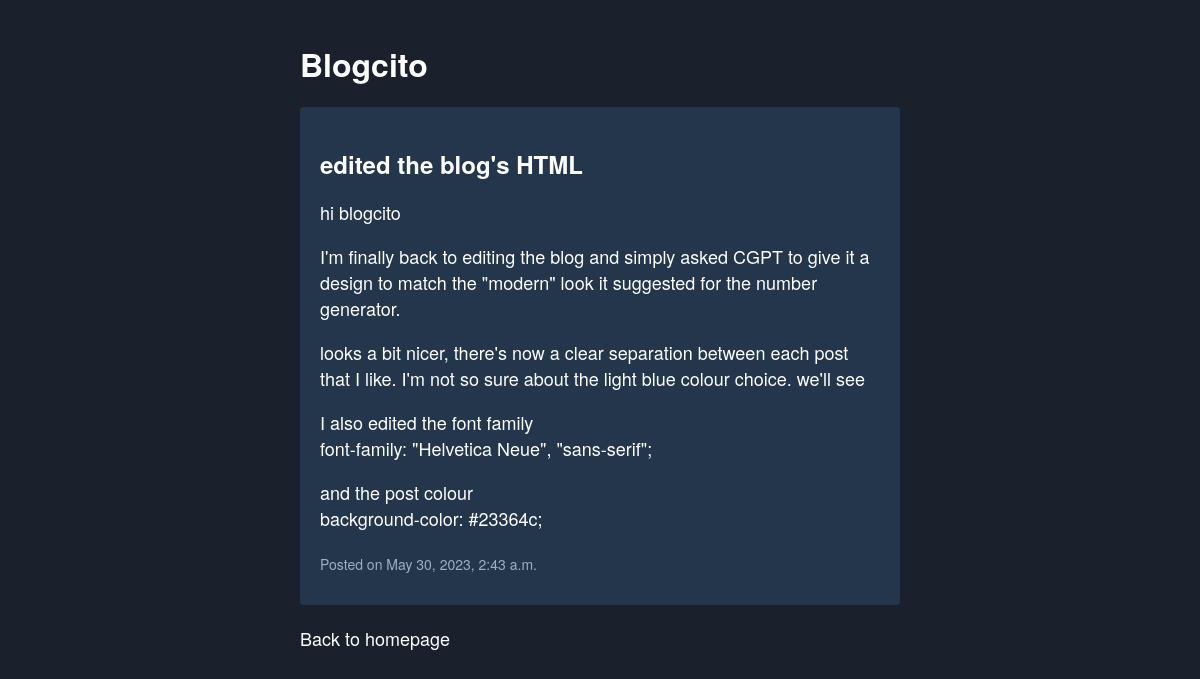
Screenshot of /post/11/ with the database file from the repository.
### blog_application/models.py (models this page shows, shortened)
class BlogPost(models.Model):
    title = models.CharField(max_length=45)
    body = models.TextField()
    created_at = models.DateTimeField(auto_now_add=True)

### blog_application/views.py (the view)
# urls.py: path('post/<int:post_id>/', views.blogPost, name="post_detail"),
def blogPost(request, post_id):
    post = get_object_or_404(BlogPost, pk=post_id)
    return render(request, 'blog_post.html', {'post': post})

### blog_application/templates/blog_post.html (shortened to what this page needs)
<!DOCTYPE html>
<html>
<head>
</head>
<body>
    <div class="container">
        <h1>Blogcito</h1>
        <div class="post">
            <h2>{{ post.title }}</h2>
            <p>{{ post.body|linebreaks }}</p>
            <p><small>Posted on {{ post.created_at }}</small></p>
        </div>
        <p><a href="{% url 'blog_application:home' %}">Back to homepage</a></p>
    </div>
</body>
</html>

### blog_application/templates/blog_post.html (style rules this page uses)
body { background-color: #1a202c; color: white; font-family: "Helvetica Neue", "sans-serif"; margin: 0; padding: 0; }
.container { max-width: 600px; margin: 0 auto; padding: 20px; }
h1 { font-size: 32px; margin-bottom: 20px; }
.post { background-color: #23364c; padding: 20px; border-radius: 4px; margin-bottom: 20px; }
h2 { font-size: 24px; margin-bottom: 10px; }
p { font-size: 18px; margin-bottom: 10px; }
small { font-size: 14px; color: #a0aec0; }
a { color: #ffffff; text-decoration: none; }

### rows the page displays
BlogPost: title "edited the blog's HTML", body "hi blogcito I'm finally back to editing the blog and simply asked CGPT to give it a design to match the \"modern\" look it suggested for the number generator. looks a bit nicer, there's now a clear separation between each post that I like. I'm not so sure about the light blue colour choice. we'll see I also edited the font family font-family: \"Helvetica Neue\", \"sans-serif\"; and the post colour background-color: #23364c;", created_at "May 30, 2023, 2:43 a.m."
